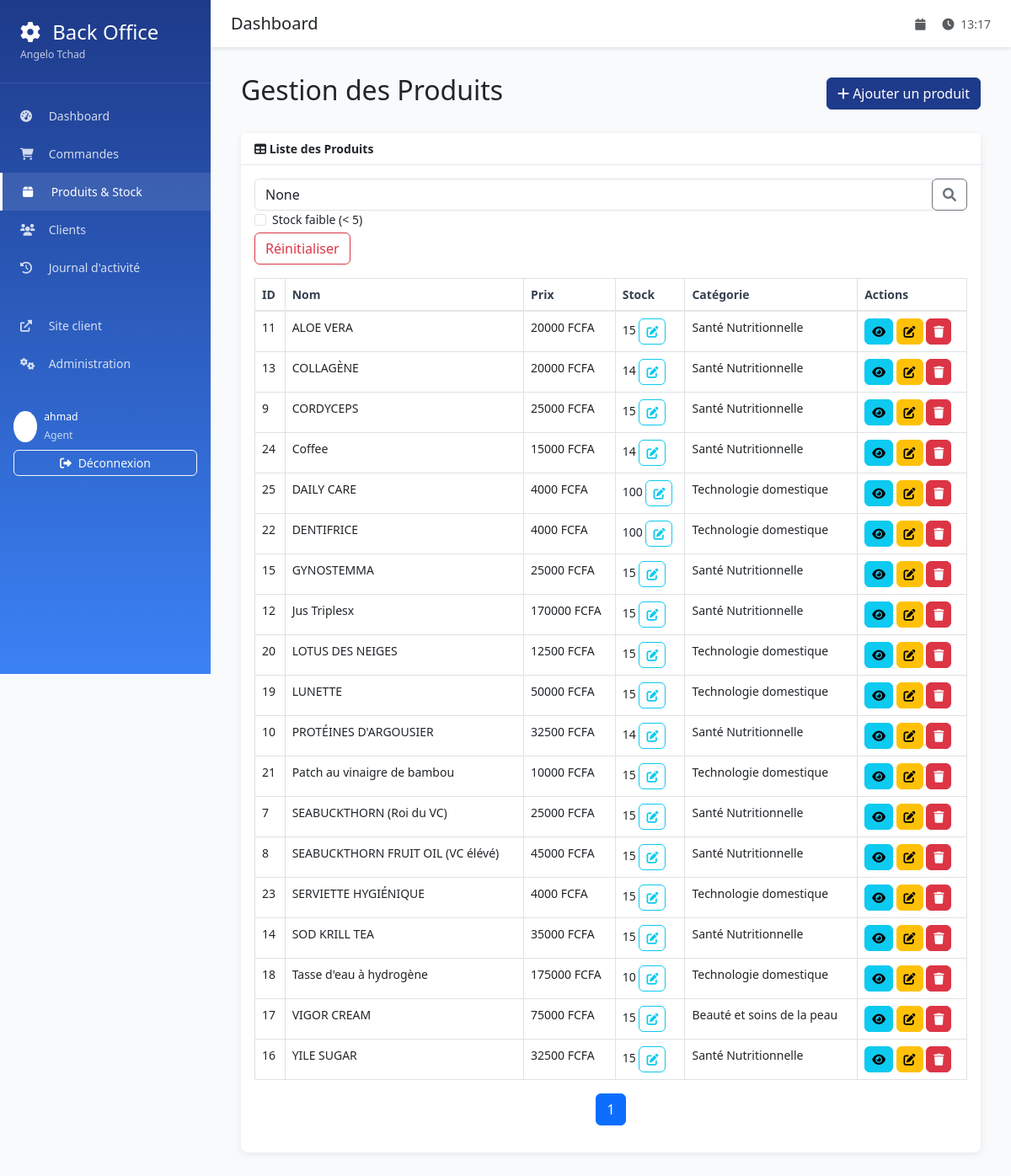
Before: /backoffice/products/ (signed in) with the older database file.
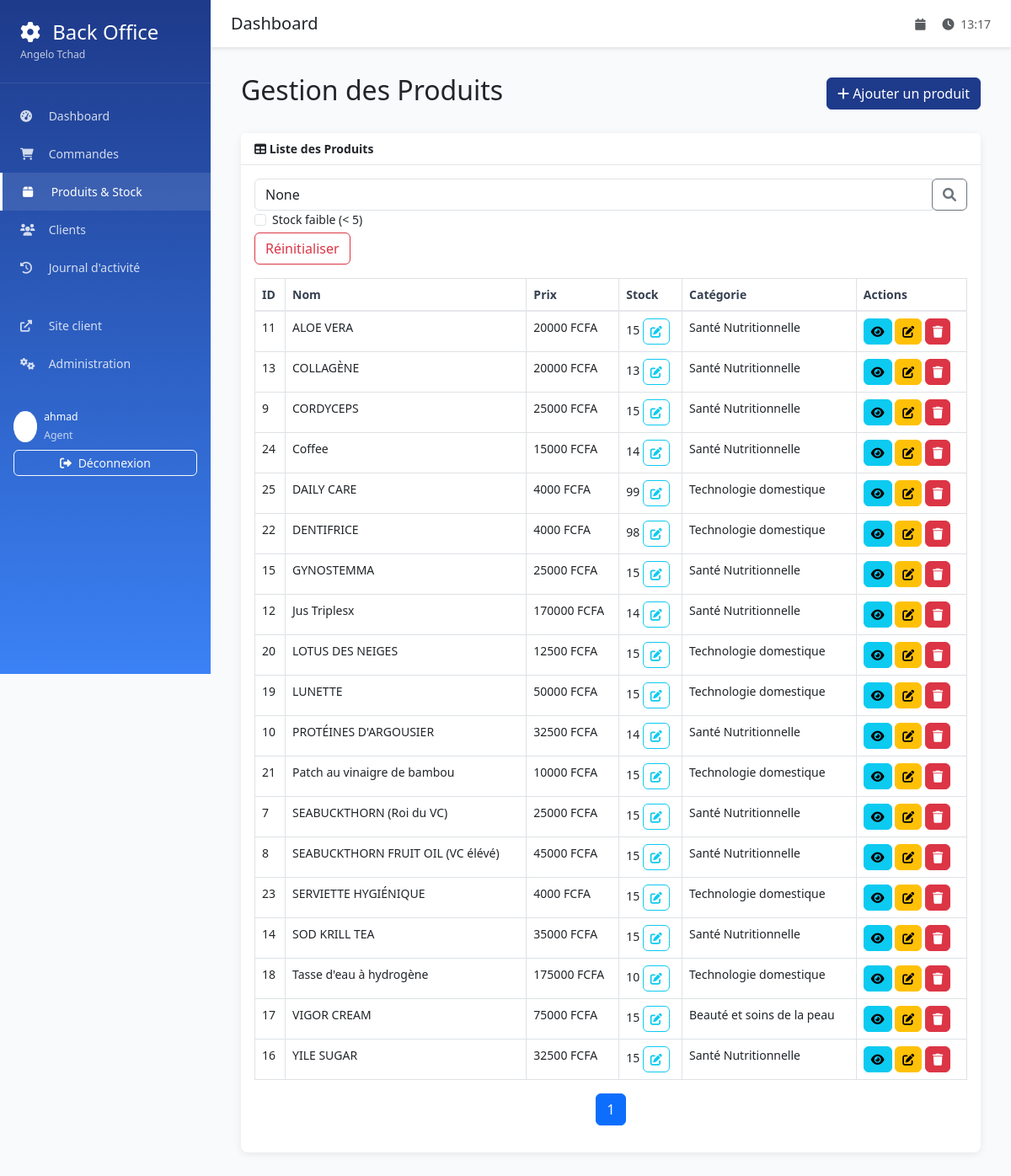
After: the same page with the newer database file.
### products/models.py (models this page shows, shortened)
class Product(models.Model):
    name = models.CharField(max_length=200, verbose_name="Nom du produit")
    description = models.TextField(blank=True, verbose_name="Description")
    price = models.DecimalField(
        max_digits=10,
        decimal_places=2,
        validators=[MinValueValidator(0)],
        verbose_name="Prix"
    )
    stock_quantity = models.PositiveIntegerField(
        default=0,
        verbose_name="Quantité en stock"
    )
    image = models.ImageField(
        upload_to='products/',
        blank=True,
        null=True,
        verbose_name="Image du produit"
    )
    is_active = models.BooleanField(default=True, verbose_name="Actif")
    created_at = models.DateTimeField(auto_now_add=True)
    updated_at = models.DateTimeField(auto_now=True)
    class Meta:
        verbose_name = "Produit"
        verbose_name_plural = "Produits"
        ordering = ['name']

class Category(models.Model):
    name = models.CharField(max_length=100, verbose_name="Nom de la catégorie")
    description = models.TextField(blank=True, verbose_name="Description")
    created_at = models.DateTimeField(auto_now_add=True)
    class Meta:
        verbose_name = "Catégorie"
        verbose_name_plural = "Catégories"
        ordering = ['name']

### backoffice/views.py (the view)
# urls.py: path('products/', views.products_list, name='products_list'),
@login_required
def products_list(request):
    products = Product.objects.order_by('name')
    search = request.GET.get('search')
    if search:
        products = products.filter(
            Q(name__icontains=search) |
            Q(description__icontains=search)
        )
    low_stock = request.GET.get('low_stock')
    if low_stock:
        products = products.filter(stock_quantity__lte=5)
    paginator = Paginator(products, 20)
    page_number = request.GET.get('page')
    page_obj = paginator.get_page(page_number)
    context = {
        'page_obj': page_obj,
        'search': search,
        'low_stock': low_stock,
    }
    return render(request, 'backoffice/products_list.html', context)

### templates/backoffice/products_list.html (shortened to what the changed rows need)
{% extends 'backoffice/base.html' %}
{% load static %}
{% block content %}
<div class="container-fluid">
    <div class="d-flex justify-content-between align-items-center mb-4">
        <h2>Gestion des Produits</h2>
    </div>
    <div class="card mb-4">
        <div class="card-body">
            <div class="table-responsive">
                <table class="table table-bordered" id="productsTable" width="100%" cellspacing="0">
                    <thead>
                        <tr>
                            <th>ID</th>
                            <th>Nom</th>
                            <th>Prix</th>
                            <th>Stock</th>
                            <th>Catégorie</th>
                            <th>Actions</th>
                        </tr>
                    </thead>
                    <tbody>
                        {% for product in page_obj %}
                        <tr>
                            <td>{{ product.id }}</td>
                            <td>{{ product.name }}</td>
                            <td>{{ product.price|floatformat:0 }} FCFA</td>
                            <td>
                                <span id="stock-{{ product.id }}" class="{% if product.stock_quantity <= 5 %}text-danger font-weight-bold{% endif %}">
                                    {{ product.stock_quantity }}
                                </span>
                                <button class="btn btn-sm btn-outline-info ml-2" onclick="editStock({{ product.id }}, {{ product.stock_quantity }})">
                                    <i class="fas fa-edit"></i>
                                </button>
                            </td>
                            <td>{{ product.category.name }}</td>
                            <td>
                                <a href="#" class="btn btn-sm btn-info"><i class="fas fa-eye"></i></a>
                                <a href="#" class="btn btn-sm btn-warning"><i class="fas fa-edit"></i></a>
                                <a href="#" class="btn btn-sm btn-danger"><i class="fas fa-trash"></i></a>
                            </td>
                        </tr>
                        {% empty %}
                        <tr>
                            <td colspan="6" class="text-center">Aucun produit trouvé.</td>
                        </tr>
                        {% endfor %}
                    </tbody>
                </table>
            </div>
        </div>
    </div>
</div>
{% endblock %}

Changed rows visible on the page:
changed Product "COLLAGÈNE": stock_quantity "14" → "13"
changed Product "DAILY CARE": stock_quantity "100" → "99"
changed Product "DENTIFRICE": stock_quantity "100" → "98"
changed Product "Jus Triplesx": stock_quantity "15" → "14"
